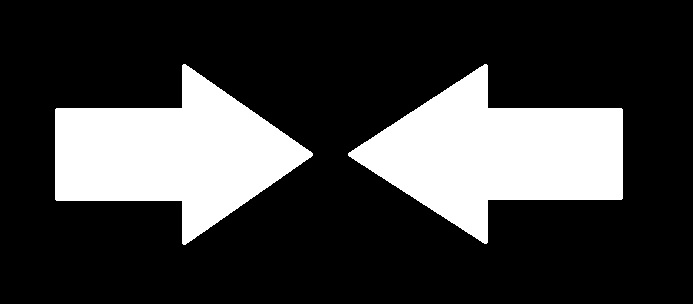
#> input picture TP6/images/blackandwhite.jpg, 693 x 304 px; the run also reads 2 pictures not shown here
$ jupyter execute --allow-errors TP6_student.ipynb   (shell and % lines are left out)
#> lines starting #> are read from the running program, lines starting #| are printed output that depends on the picture; after the words box and inside, x2 and y2 are one past the last pixel; in counts of white or black regions, pixels touching at a corner belong together
<font size=5  color=#003366> [LELEC2885] - Image Processing <br><br>
TP 6 : Salient Points Detectors and Descriptors </font> <br><br><br>

<font size=5  color=#003366>
Prof. L. Jacques <br>
Prof. C. De Vleeschouwer
<br><br>
Benoit Brummer (benoit.brummer@uclouvain.be) <br>
Anne-Sophie Collin (anne-sophie.collin@uclouvain.be)<br>
Olivier Leblanc (o.leblanc@uclouvain.be) <br>
Gabriel Van Zandycke (gabriel.vanzandycke@uclouvain.be) <br>
<div style="text-align: right"> 2021-2022 </div>
<br><br>
</font>

Detecting and describing salient points in an image has numerous real-world applications like object retrieval, the stitching of photographs into a single panoramic view, or even [SLAM](https://en.wikipedia.org/wiki/Simultaneous_localization_and_mapping). In this practical session, we will implement some primitive methods and discover more complex ones proposed by modern libraries.

Despite the simplicity of the methods we will implement, this should help you better grasp the subtleties involved in state of the art methods.

[cell 1]
# The following packages will be useful throughout the session
print("Installing and updating packages may take a minute...", end="")
print("Done.")

# For ease of use, we won't rewrite them this time
from scipy import ndimage
from skimage.feature import corner_peaks

# Usual imports
from matplotlib import pyplot as plt
import numpy as np
import ipywidgets
import imageio
import cv2

<br>

<font size=6 color=#009999> PART A - HARRIS CORNER DETECTOR </font> <br>

The Harris Corner Detector is the first one covered in the course. It is very simple, as it relies on a local, single scale measure. We will implement it here.

You are encouraged to open [the wikipedia section about it](https://en.wikipedia.org/wiki/Corner_detection#The_Harris_&_Stephens_/_Plessey_/_Shi%E2%80%93Tomasi_corner_detection_algorithms) as well as the one about the [structure tensor](https://en.wikipedia.org/wiki/Structure_tensor) to have the complete mathematical reasoning behind the formulas.

Consider taking an image patch $[x,y]$ with $x \in \mathbb{R}^W$ and $y \in \mathbb{R}^H$. Working on a grayscale image, we will have to compute the structure tensor

$$
A = \sum_u \sum_v w[u,v]
\begin{pmatrix}
I_x[u,v]^2 & I_x[u,v] I_y[u,v] \\
I_x[u,v] I_y[u,v] & I_y[u,v]^2
\end{pmatrix}
=
\begin{pmatrix}
\langle I_x^2 \rangle & \langle I_x I_y \rangle\\
\langle I_x I_y \rangle & \langle I_y^2 \rangle
\end{pmatrix}
$$

where $I_x$ and $I_y$ are the (periodized) horizontal and vertical partial derivatives of intensity $I$ and where the angle brackets $\langle \cdot \rangle$ simply denote weighted sum within a sliding window around every pixel (we are basically talking about a convolution with the window kernel). Therefore, $A$ ends up being a $H\times W\times 2\times 2$ tensor.

**Note:** For a more rigorous mathematical writing of $A$, scroll down to the bottom of this notebook.

For every pixel, we are interested about the order of magnitude of the eigenvalues $\lambda_1, \lambda_2$ of $A$.

1. If $\lambda_1 \approx 0$ and $\lambda_2 \approx 0$, this pixel has no feature of interest
2. If $\lambda_1 \approx 0$ and $\lambda_2$ has some significant value (or vice-versa), we have found an edge
3. If $\lambda_1$ and $\lambda_2$ have large positive values, we have found a corner.

For performance considerations at that time (1988), the authors proposed to avoid computing the eigenvalues, considering that this decision could be made by considering that a high

$$
M_c = \lambda_1 \lambda_2 - \kappa \left( \lambda_1 + \lambda_2 \right) ^2
$$

was characteristic of corners. (with empirical values of $\kappa$ lying in $[0.04,0.15]$)

Recall that $\lambda_1\lambda_2$ is nothing but $\text{det}(A)$ and that $\lambda_1+\lambda_2$ is $\text{trace}(A)$, which allow us to compute $M_c$ very efficiently.

$$
M_c = \lambda_1 \lambda_2 - \kappa \left( \lambda_1 + \lambda_2 \right) ^2 = \text{det}(A) - \kappa \left(\text{trace}\left(A\right) \right)^2
$$

Since then, the Noble's corner measure $M'_c$ has been proposed

$$
M'_c = 2\frac{\text{det}(A)}{\text{trace}(A)+\epsilon}
$$

which we will implement as well when no $\kappa$ is provided.

Let us load a simple image, with really sharp corners and edges.

[cell 2]
# TO RUN
arrows = imageio.imread("images/blackandwhite.jpg", pilmode="I") / 255

print(arrows.shape)
#| (304, 693)
plt.imshow(arrows, cmap="gray")
plt.show()

[cell 3]
print(type(arrows))
#| <class 'numpy.ndarray'>
#> the sliders are set to k = 0.15

For more consistency with the previous TPs, we will keep working with the good old convolution using FFT (given for your convenience). However, keep in mind that using the `convolve` function from *scipy.ndimage* is equivalent.

`from scipy.ndimage import convolve`

[cell 4]
# TO RUN

# Remember this function from TP4_utils.py
def resize_and_fix_origin(kernel, size):
    """Pads a kernel to reach shape `size`, and shift it in order to cancel phase.
    This is based on the assumption that the kernel is centered in image space.
    """
    # Very specific routine... You don't have to understand it
    pad0, pad1 = size[0]-kernel.shape[0], size[1]-kernel.shape[1]
    # shift less if kernel is even, to start with 2 central items
    shift0, shift1 = (kernel.shape[0]-1)//2, (kernel.shape[1]-1)//2

    kernel = np.pad(kernel, ((0,pad0), (0,pad1)))
    kernel = np.roll(kernel, (-shift0, -shift1), axis=(0,1))
    return kernel

def convolve(image, kernel) :
    """
    Compute the convolution through Fourier transform
    """
    imfft = np.fft.fft2(image)
    kfft = np.fft.fft2(resize_and_fix_origin(kernel, image.shape))
    return np.fft.ifft2(kfft*imfft).real

<br>
<font size=5 color=#009999> 1.1 Compute $\mathbf{I_x} $ and $\mathbf{I_y} $ </font> <br>

The [sobel filter](https://en.wikipedia.org/wiki/Sobel_operator) is a practical approximation for the derivative in an image. It allows us to compute $I_x$ and $I_y$ in the following manner :

$$
I_x = \begin{bmatrix}
 -1 & 0 & +1  \\
-2 & 0 & +2 \\
-1 & 0 & +1
\end{bmatrix} * I
\quad
\mbox{and}
\quad
I_y = \begin{bmatrix}
 -1 & -2 & -1\\
 0 & 0 & 0 \\
+1 & +2 & +1
\end{bmatrix} * I
$$

where $*$ denotes a convolution.

Let us implement it.

[cell 5]
# TO COMPLETE
def partial_derivatives(image):
    """
    Compute partial horizontal and vertical partial derivatives
    Please recall that you are allowed to use the convolve() function imported at the beginning
    """
    # Sobel horizontal and vertical kernels
    Sx = np.array([[-1, 0, 1], [-2, 0, 2], [-1, 0, 1]])
    Sy = np.array([[-1, -2, -1], [0, 0, 0], [1, 2, 1]])
    Ix = convolve(image, Sx)
    Iy = convolve(image, Sy)

    return Ix, Iy

<br>
<font size=5 color=#009999> 1.2 Compute $\mathbf{A}$ </font> <br>

Now that we have $I_x$ and $I_y$ , let us compute $A$.

$$
A =
\begin{bmatrix}
\langle I_x^2 \rangle & \langle I_x I_y \rangle\\
\langle I_x I_y \rangle & \langle I_y^2 \rangle
\end{bmatrix}
$$

In our case, $w(u,v)$ will be a gaussian kernel with $\sigma$ passed as argument. It presents the advantage of being isotropic and separable. Don't hesitate to use the `gaussian_filter` function from `scipy.ndimage` imported at the beginning of this notebook.

[cell 6]
# TO COMPLETE
def computeA (Ix, Iy, sigma) :
    """
    Compute structure tensor A and return its 3 different elements as tuple
    """
#> called with sigma = 2
    Axx = ndimage.gaussian_filter(Ix**2, sigma)
    Axy = ndimage.gaussian_filter(Ix*Iy, sigma)
    Ayy = ndimage.gaussian_filter(Iy**2, sigma)


    return (Axx, Axy, Ayy)

<br>
<font size=5 color=#009999> 1.3 Compute $\mathbf{\text{det} (A)}$ and $\mathbf{\text{trace} (A)}$ </font> <br>

We can then compute $\text{det}(A)$ and $\text{trace}(A)$.

$
\text{det}(A) = \langle I_x^2 \rangle \langle I_y^2 \rangle - \langle I_x I_y \rangle^2 \\
\text{trace}(A) = \langle I_x^2 \rangle + \langle I_y^2 \rangle \\
$

[cell 7]
# TO COMPLETE
def det_and_trace_A (Axx, Axy, Ayy) :
    """
    Compute determinant and trace of A and return them as tuple
    """
    det   = Axx * Ayy - Axy**2
    trace = Axx + Ayy
    return (det, trace)

<br>
<font size=5 color=#009999> 1.4 Compute $\mathbf{\text{M}_c}$ </font> <br>

We finally have all our components for computing our two corner measures :

$
M_c = \text{det}(A) - \kappa \left(\text{trace}\left(A\right) \right)^2 \\
M'_c = 2\frac{\text{det}(A)}{\text{trace}(A)+\epsilon}
$

[cell 8]
def compute_Mc (det, trace, k=None, eps=1e-6) :
    """
    Compute harris corner mesure Mc
    """
#> called with k = 0.15, eps = 1e-06

    if k is not None:
        # Harris' corner measure
        Mc = det - k * trace**2
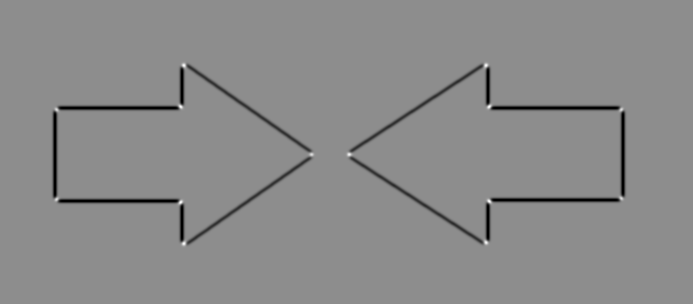
#> Mc: shape (304, 693) float64; min -5.41, max 4.33, mean -0.115; drawn with min black and max white
#> in g, `corners = corner_peaks(M_c, threshold_rel=0.1)`: corners = 14 rows, first 8: [201, 489], [106, 489], [106, 180], [202, 180], [65, 183], [65, 486], [243, 183], [242, 486]
    else:
        # Noble's corner measure
        Mc = 2 * det / (trace + eps)

    return Mc

<br>
<font size=5 color=#009999> 1.5 Synthesis </font> <br>

[cell 9]
# TO RUN
def harris_corner_measure(image, k=None, sigma=1, eps=1e-6):
    """Compute the harris corner measure if k is not None, Noble's if k is None
    """
    # Compute the partial derivatives
    Ix, Iy = partial_derivatives(image)

    # Compute structure tensor A
    (Axx, Axy, Ayy) = computeA(Ix, Iy, sigma)

    # Compute det and trace of A
    (det, trace) = det_and_trace_A(Axx, Axy, Ayy)

    Mc = compute_Mc (det, trace, k=k, eps=eps)

    return Mc

We now have a *corner measure* at every pixel. A corner usually impacts the score of several pixels, so we have to extract local maximas, which can be complicated. For this purpose, we are going to use the `corner_peaks` function from *scikit-image* imported at the beginning of the notebook. It will basically discretize those maximas into simple coordinates that we can then emphasize.

The following cell should basically highlight the corners in red. Notice the parameters that are used to call `harris_corner_measure`. Does playing with them impact the corner measure map and/or the detected corners ?

[cell 10]
# TO RUN
def draw_corners(image, corners, thickness=5, color=(1,0,0)):
    """Draw red corners on a gray-level image using OpenCV
    """
#> called with corners = array of shape (14, 2), thickness = 5, color = (1, 0, 0)
    image = np.stack([image]*3, axis=2)  # Create RGB image to add red color
    for y, x in corners:
        cv2.circle(image, (x,y), thickness, color, -1)
#> this loop made 14 passes
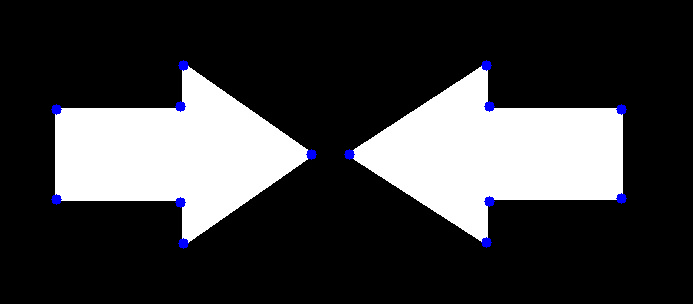
#> image: shape (304, 693, 3) float64; mean of channels 0, 1, 2 0.238, 0.233, 0.233; drawn as B, G, R
    return image

@ipywidgets.interact(
    k = 0.15
)
def g(k):
    M_c     = harris_corner_measure(arrows, k, sigma=2)
    corners = corner_peaks(M_c, threshold_rel=0.1)

    plt.figure(figsize=(15,6))
    plt.subplot(121, title="Corner Measure")
    plt.imshow(M_c)
    plt.viridis() # Colours the colorbar
    plt.colorbar()

    plt.subplot(122, title="Detected Corners")
    plt.imshow(draw_corners(arrows, corners))
    plt.show()

**Question:** How does the $\kappa$ parameter affect the corner detection ? Can you explain it ?

[cell 11]
# Sensitivity to edges and corners. Small k, detectect all (corners and edges),
# higher k focus on corners

<br>
<font size=5 color=#009999> 1.6 Results on a more realistic image </font> <br>

Here is the image we are interested in

[cell 12]
# TO RUN
image = imageio.imread("images/cube_small.png")
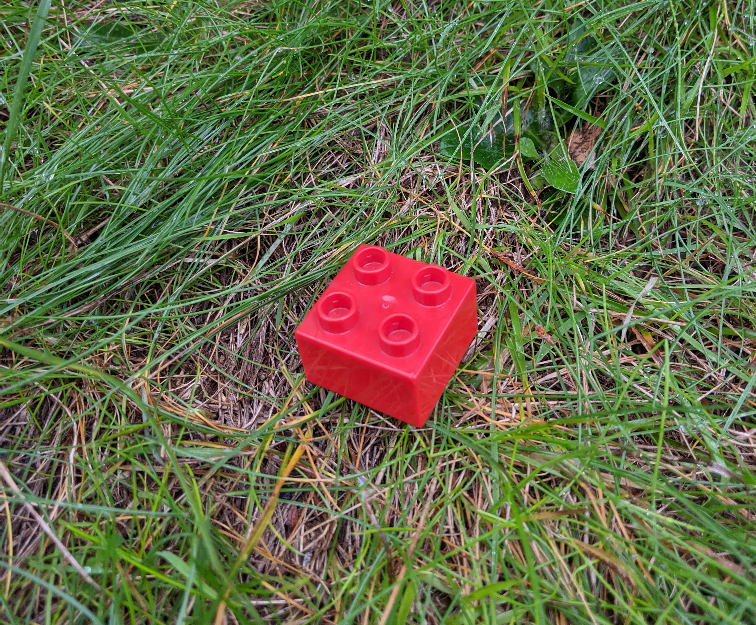
#> input picture TP6/images/cube_small.png, 756 x 625 px
#> image is the input picture: shape (625, 756, 3); mean R, G, B 101, 106.4, 71.3
#> the sliders are set to R_range = <module 'ipywidgets.IntRangeSl, G_range = <module 'ipywidgets.IntRangeSl, B_range = <module 'ipywidgets.IntRangeSl, remove_noise = True
plt.figure(figsize=(8,8)).gca().imshow(image);

We would like to use the Harris Corner detector to detect the corners of the cube.

To this aim, you will first try to extract an appropriate binary image discarding the rest of the image

[cell 13]
# TO RUN
# The first step is to get a binary image.
# We do this by specifying lower and upper bounds (thresholds) on the RGB values of the image.
# To help you, I designed a little tool allowing to find a correct set of thresholds.
R_widget = ipywidgets.IntRangeSlider(max=255, continuous_update=False)
G_widget = ipywidgets.IntRangeSlider(max=255, continuous_update=False)
B_widget = ipywidgets.IntRangeSlider(max=255, continuous_update=False)
remove_noise = ipywidgets.Checkbox(value=True, description='Remove salt and pepper noise')
#> (the rest of this cell did not finish here and is left out)

Once you are happy with your binary image, fix the range values here below!

[cell 14]
# TO COMPLETE
R_range_min = 171
R_range_max = 255
G_range_min = 0
G_range_max = 192
B_range_min = 0
B_range_max = 192


thresholded = (  (image[:,:,0] >= R_range_min)
               & (image[:,:,0] <= R_range_max)
               & (image[:,:,1] >= G_range_min)
               & (image[:,:,1] <= G_range_max)
               & (image[:,:,2] >= B_range_min)
               & (image[:,:,2] <= B_range_max)).astype(np.uint8)
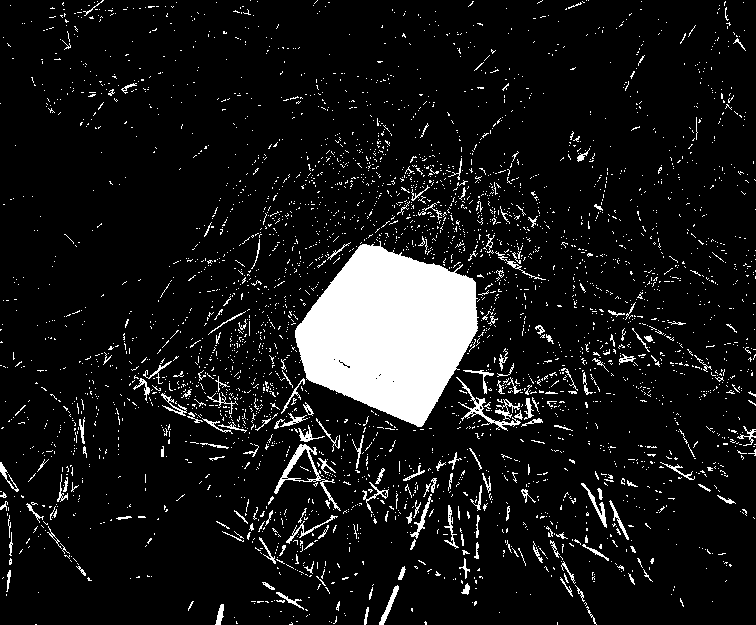
#> thresholded: shape (625, 756); values 0 (black) and 1 (white), 9.1% white; 3590 white regions (3405 under 20 px), largest, box (x1, y1, x2, y2) and area: (295, 241, 479, 427) 22412, (274, 444, 341, 511) 612, (456, 377, 521, 431) 432
kernel = np.ones((7,7))
thresholded = ndimage.binary_closing(ndimage.binary_opening(thresholded, kernel), kernel)
#> thresholded: shape (625, 756) bool; 4.7% white; 1 white region, box (x1, y1, x2, y2) and area: (295, 245, 477, 426) 22364
red = np.copy(image)
red[:,:,0] *= thresholded
red[:,:,1] *= thresholded
red[:,:,2] *= thresholded

thresholded = thresholded.astype(float)

plt.figure(figsize=(10,10))
plt.subplot(121, title="Beautiful rendering")
plt.imshow(red)
plt.subplot(122, title="The binary image")
plt.imshow(thresholded, cmap="gray")
plt.show()
#> the sliders are set to k = 0.15, sigma = 1

[cell 15]
# TO RUN
default_k = 0.15
default_sigma = 1
@ipywidgets.interact(
    k=ipywidgets.FloatSlider(min=0.00,max=0.5,value=default_k,step=0.01,continuous_update=False),
    sigma=ipywidgets.FloatSlider(min=0.2,max=10,value=default_sigma,step=0.1,continuous_update=False),
)
def f(k, sigma):
    if k == 0: k = None
    M_c       = harris_corner_measure(thresholded, k=k, sigma=sigma)
#> in convolve (call 3), `return np.fft.ifft2(kfft*imfft).real`:
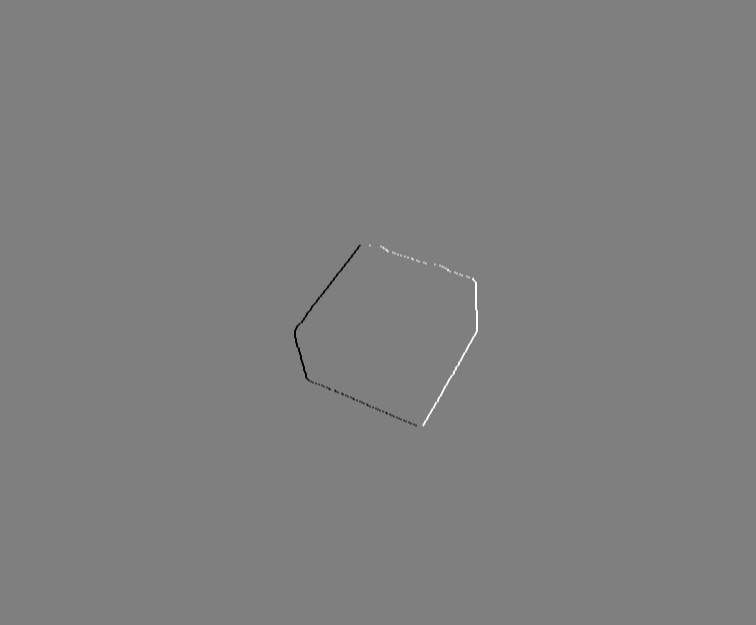
#> returned value: shape (625, 756) float64; min -4, max 4, mean -9.37e-20; drawn with min black and max white
#> call 2 of compute_Mc, with k = 0.15, eps = 1e-06
#> in compute_Mc (call 2), `Mc = det - k * trace**2`:
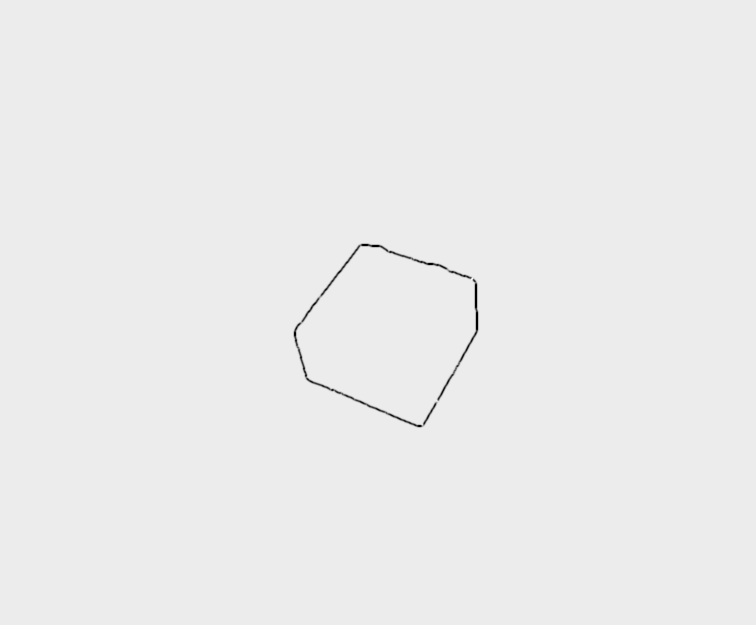
#> Mc: shape (625, 756) float64; min -15.77, max 1.22, mean -0.0318; drawn with min black and max white
    corners   = corner_peaks(M_c, threshold_rel=0.01)
#> corners = [[278, 472], [400, 436], [423, 421]]
    fig, axes = plt.subplots(1,3, figsize=(20,6))
    axes[0].set_title("Original Image")
    axes[0].imshow(image)

    axes[1].set_title("Corner Measure")
    c = axes[1].imshow(M_c)
    fig.colorbar(c, ax=axes[1])

    axes[2].set_title("Corners")
    axes[2].imshow(draw_corners(thresholded, corners, thickness=10))
#> call 2 of draw_corners, with corners = array of shape (3, 2), thickness = 10, color = (1, 0, 0)
#> the loop in draw_corners (call 2), `for y, x in corners:` made 3 passes
#> after the loop in draw_corners (call 2), `for y, x in corners:`:
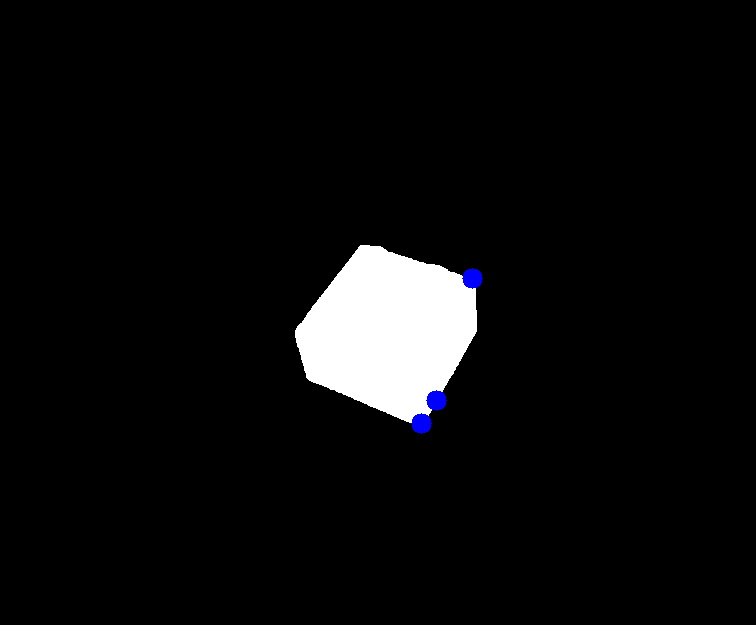
#> image: shape (625, 756, 3) float64; mean of channels 0, 1, 2 0.0484, 0.0464, 0.0464; drawn as B, G, R
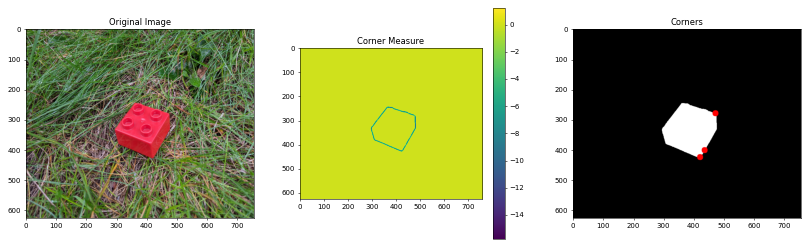
#> figure drawn by matplotlib, 4 panels

**Question:** Does the Harris corner detector work as well as for the arrow image in this situation ? Is $\kappa$ of any use here ?

[cell 16]
# Oui permet de rendre plus sensible mais il y a beaucoup de corners pas détectés

You can play with the parameters in the cell below.

You are encouraged to test the detector on the *leaf* image, which is in gray level here!

You can also test the corner detection on the *circuit_large* image from TP4 (good memories :D ).

**Note:** You might be changing the `thickness` parameter of `draw_corners`.

**Using $\kappa=0$ will switch to Nobel's measure.**

[cell 17]
# TO RUN
leaf    = imageio.imread("images/leaf-identification.jpg", pilmode="I") / 255
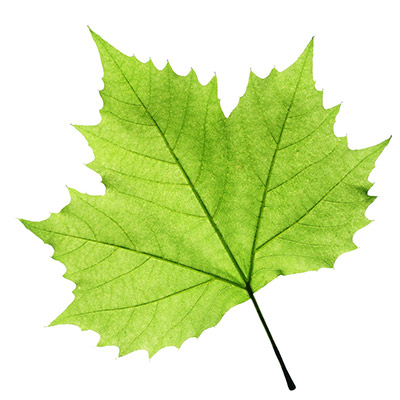
#> input picture TP6/images/leaf-identification.jpg, 400 x 400 px
circuit = imageio.imread("images/circuit_large.png", pilmode="I") / 255
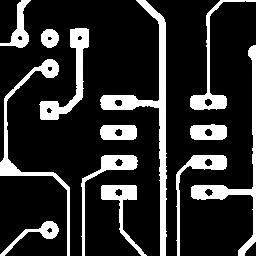
#> input picture TP6/images/circuit_large.png, 256 x 256 px
crosses = imageio.imread("images/crosses.png", pilmode="I") / 255
#> (the rest of the program and of its run is left out)
